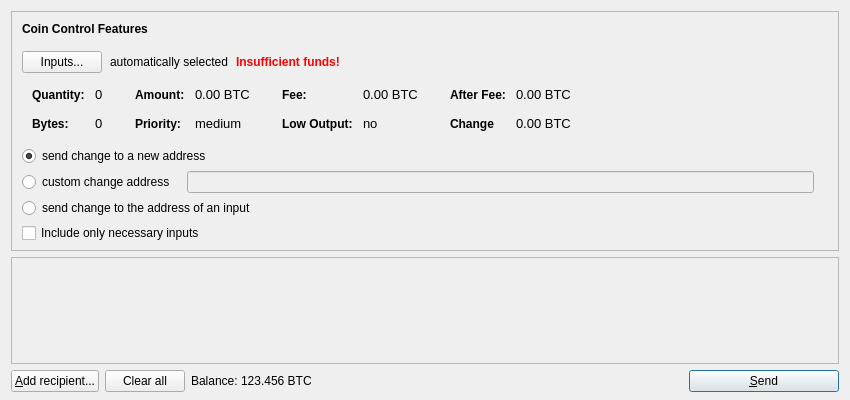
<?xml version="1.0" encoding="UTF-8"?>
<ui version="4.0">
 <class>SendCoinsDialog</class>
 <widget class="QDialog" name="SendCoinsDialog">
  <property name="geometry">
   <rect>
    <x>0</x>
    <y>0</y>
    <width>850</width>
    <height>400</height>
   </rect>
  </property>
  <property name="windowTitle">
   <string>Send Shares</string>
  </property>
  <layout class="QVBoxLayout" name="verticalLayout" stretch="0,1,0">
   <property name="bottomMargin">
    <number>8</number>
   </property>
   <item>
    <widget class="QFrame" name="frameCoinControl">
     <property name="sizePolicy">
      <sizepolicy hsizetype="Expanding" vsizetype="Expanding">
       <horstretch>0</horstretch>
       <verstretch>0</verstretch>
      </sizepolicy>
     </property>
     <property name="maximumSize">
      <size>
       <width>16777215</width>
       <height>16777215</height>
      </size>
     </property>
     <property name="frameShape">
      <enum>QFrame::StyledPanel</enum>
     </property>
     <property name="frameShadow">
      <enum>QFrame::Sunken</enum>
     </property>
     <layout class="QVBoxLayout" name="verticalLayoutCoinControl2">
      <property name="spacing">
       <number>-1</number>
      </property>
      <property name="leftMargin">
       <number>0</number>
      </property>
      <property name="topMargin">
       <number>0</number>
      </property>
      <property name="rightMargin">
       <number>0</number>
      </property>
      <property name="bottomMargin">
       <number>6</number>
      </property>
      <item>
       <layout class="QVBoxLayout" name="verticalLayoutCoinControl" stretch="0,0,0,0,1">
        <property name="spacing">
         <number>0</number>
        </property>
        <property name="leftMargin">
         <number>10</number>
        </property>
        <property name="topMargin">
         <number>10</number>
        </property>
        <item>
         <layout class="QHBoxLayout" name="horizontalLayoutCoinControl1">
          <property name="bottomMargin">
           <number>15</number>
          </property>
          <item>
           <widget class="QLabel" name="labelCoinControlFeatures">
            <property name="sizePolicy">
             <sizepolicy hsizetype="Preferred" vsizetype="Maximum">
              <horstretch>0</horstretch>
              <verstretch>0</verstretch>
             </sizepolicy>
            </property>
            <property name="font">
             <font>
              <weight>75</weight>
              <bold>true</bold>
             </font>
            </property>
            <property name="styleSheet">
             <string notr="true">font-weight:bold;</string>
            </property>
            <property name="text">
             <string>Coin Control Features</string>
            </property>
           </widget>
          </item>
         </layout>
        </item>
        <item>
         <layout class="QHBoxLayout" name="horizontalLayoutCoinControl2" stretch="0,0,0,0">
          <property name="spacing">
           <number>8</number>
          </property>
          <property name="bottomMargin">
           <number>10</number>
          </property>
          <item>
           <widget class="QPushButton" name="pushButtonCoinControl">
            <property name="styleSheet">
             <string notr="true"/>
            </property>
            <property name="text">
             <string>Inputs...</string>
            </property>
           </widget>
          </item>
          <item>
           <widget class="QLabel" name="labelCoinControlAutomaticallySelected">
            <property name="text">
             <string>automatically selected</string>
            </property>
            <property name="margin">
             <number>5</number>
            </property>
           </widget>
          </item>
          <item>
           <widget class="QLabel" name="labelCoinControlInsuffFunds">
            <property name="font">
             <font>
              <weight>75</weight>
              <bold>true</bold>
             </font>
            </property>
            <property name="styleSheet">
             <string notr="true">color:red;font-weight:bold;</string>
            </property>
            <property name="text">
             <string>Insufficient funds!</string>
            </property>
            <property name="margin">
             <number>5</number>
            </property>
           </widget>
          </item>
          <item>
           <spacer name="horizontalSpacerCoinControl">
            <property name="orientation">
             <enum>Qt::Horizontal</enum>
            </property>
            <property name="sizeHint" stdset="0">
             <size>
              <width>40</width>
              <height>1</height>
             </size>
            </property>
           </spacer>
          </item>
         </layout>
        </item>
        <item>
         <widget class="QWidget" name="widgetCoinControl" native="true">
          <property name="sizePolicy">
           <sizepolicy hsizetype="Preferred" vsizetype="Preferred">
            <horstretch>0</horstretch>
            <verstretch>0</verstretch>
           </sizepolicy>
          </property>
          <property name="minimumSize">
           <size>
            <width>0</width>
            <height>0</height>
           </size>
          </property>
          <property name="styleSheet">
           <string notr="true"/>
          </property>
          <layout class="QHBoxLayout" name="horizontalLayoutCoinControl5">
           <property name="margin">
            <number>0</number>
           </property>
           <item>
            <layout class="QHBoxLayout" name="horizontalLayoutCoinControl3" stretch="0,0,0,1">
             <property name="spacing">
              <number>20</number>
             </property>
             <property name="topMargin">
              <number>0</number>
             </property>
             <property name="bottomMargin">
              <number>10</number>
             </property>
             <item>
              <layout class="QFormLayout" name="formLayoutCoinControl1">
               <property name="horizontalSpacing">
                <number>10</number>
               </property>
               <property name="verticalSpacing">
                <number>14</number>
               </property>
               <property name="leftMargin">
                <number>10</number>
               </property>
               <property name="topMargin">
                <number>4</number>
               </property>
               <property name="rightMargin">
                <number>6</number>
               </property>
               <item row="0" column="0">
                <widget class="QLabel" name="labelCoinControlQuantityText">
                 <property name="styleSheet">
                  <string notr="true">font-weight:bold;</string>
                 </property>
                 <property name="text">
                  <string>Quantity:</string>
                 </property>
                 <property name="margin">
                  <number>0</number>
                 </property>
                </widget>
               </item>
               <item row="0" column="1">
                <widget class="QLabel" name="labelCoinControlQuantity">
                 <property name="font">
                  <font>
                   
                   <pointsize>10</pointsize>
                  </font>
                 </property>
                 <property name="cursor">
                  <cursorShape>IBeamCursor</cursorShape>
                 </property>
                 <property name="contextMenuPolicy">
                  <enum>Qt::ActionsContextMenu</enum>
                 </property>
                 <property name="text">
                  <string>0</string>
                 </property>
                 <property name="margin">
                  <number>0</number>
                 </property>
                 <property name="textInteractionFlags">
                  <set>Qt::LinksAccessibleByMouse|Qt::TextSelectableByKeyboard|Qt::TextSelectableByMouse</set>
                 </property>
                </widget>
               </item>
               <item row="1" column="0">
                <widget class="QLabel" name="labelCoinControlBytesText">
                 <property name="styleSheet">
                  <string notr="true">font-weight:bold;</string>
                 </property>
                 <property name="text">
                  <string>Bytes:</string>
                 </property>
                </widget>
               </item>
               <item row="1" column="1">
                <widget class="QLabel" name="labelCoinControlBytes">
                 <property name="font">
                  <font>
                   
                   <pointsize>10</pointsize>
                  </font>
                 </property>
                 <property name="cursor">
                  <cursorShape>IBeamCursor</cursorShape>
                 </property>
                 <property name="contextMenuPolicy">
                  <enum>Qt::ActionsContextMenu</enum>
                 </property>
                 <property name="text">
                  <string>0</string>
                 </property>
                 <property name="textInteractionFlags">
                  <set>Qt::LinksAccessibleByMouse|Qt::TextSelectableByKeyboard|Qt::TextSelectableByMouse</set>
                 </property>
                </widget>
               </item>
              </layout>
             </item>
             <item>
              <layout class="QFormLayout" name="formLayoutCoinControl2">
               <property name="horizontalSpacing">
                <number>10</number>
               </property>
               <property name="verticalSpacing">
                <number>14</number>
               </property>
               <property name="leftMargin">
                <number>6</number>
               </property>
               <property name="topMargin">
                <number>4</number>
               </property>
               <property name="rightMargin">
                <number>6</number>
               </property>
               <item row="0" column="0">
                <widget class="QLabel" name="labelCoinControlAmountText">
                 <property name="styleSheet">
                  <string notr="true">font-weight:bold;</string>
                 </property>
                 <property name="text">
                  <string>Amount:</string>
                 </property>
                 <property name="margin">
                  <number>0</number>
                 </property>
                </widget>
               </item>
               <item row="0" column="1">
                <widget class="QLabel" name="labelCoinControlAmount">
                 <property name="font">
                  <font>
                   
                   <pointsize>10</pointsize>
                  </font>
                 </property>
                 <property name="cursor">
                  <cursorShape>IBeamCursor</cursorShape>
                 </property>
                 <property name="contextMenuPolicy">
                  <enum>Qt::ActionsContextMenu</enum>
                 </property>
                 <property name="text">
                  <string>0.00 BTC</string>
                 </property>
                 <property name="textInteractionFlags">
                  <set>Qt::LinksAccessibleByMouse|Qt::TextSelectableByKeyboard|Qt::TextSelectableByMouse</set>
                 </property>
                </widget>
               </item>
               <item row="1" column="0">
                <widget class="QLabel" name="labelCoinControlPriorityText">
                 <property name="styleSheet">
                  <string notr="true">font-weight:bold;</string>
                 </property>
                 <property name="text">
                  <string>Priority:</string>
                 </property>
                </widget>
               </item>
               <item row="1" column="1">
                <widget class="QLabel" name="labelCoinControlPriority">
                 <property name="font">
                  <font>
                   
                   <pointsize>10</pointsize>
                  </font>
                 </property>
                 <property name="cursor">
                  <cursorShape>IBeamCursor</cursorShape>
                 </property>
                 <property name="contextMenuPolicy">
                  <enum>Qt::ActionsContextMenu</enum>
                 </property>
                 <property name="text">
                  <string>medium</string>
                 </property>
                 <property name="textInteractionFlags">
                  <set>Qt::LinksAccessibleByMouse|Qt::TextSelectableByKeyboard|Qt::TextSelectableByMouse</set>
                 </property>
                </widget>
               </item>
              </layout>
             </item>
             <item>
              <layout class="QFormLayout" name="formLayoutCoinControl3">
               <property name="horizontalSpacing">
                <number>10</number>
               </property>
               <property name="verticalSpacing">
                <number>14</number>
               </property>
               <property name="leftMargin">
                <number>6</number>
               </property>
               <property name="topMargin">
                <number>4</number>
               </property>
               <property name="rightMargin">
                <number>6</number>
               </property>
               <item row="0" column="0">
                <widget class="QLabel" name="labelCoinControlFeeText">
                 <property name="styleSheet">
                  <string notr="true">font-weight:bold;</string>
                 </property>
                 <property name="text">
                  <string>Fee:</string>
                 </property>
                 <property name="margin">
                  <number>0</number>
                 </property>
                </widget>
               </item>
               <item row="0" column="1">
                <widget class="QLabel" name="labelCoinControlFee">
                 <property name="font">
                  <font>
                   
                   <pointsize>10</pointsize>
                  </font>
                 </property>
                 <property name="cursor">
                  <cursorShape>IBeamCursor</cursorShape>
                 </property>
                 <property name="contextMenuPolicy">
                  <enum>Qt::ActionsContextMenu</enum>
                 </property>
                 <property name="text">
                  <string>0.00 BTC</string>
                 </property>
                 <property name="textInteractionFlags">
                  <set>Qt::LinksAccessibleByMouse|Qt::TextSelectableByKeyboard|Qt::TextSelectableByMouse</set>
                 </property>
                </widget>
               </item>
               <item row="1" column="0">
                <widget class="QLabel" name="labelCoinControlLowOutputText">
                 <property name="styleSheet">
                  <string notr="true">font-weight:bold;</string>
                 </property>
                 <property name="text">
                  <string>Low Output:</string>
                 </property>
                </widget>
               </item>
               <item row="1" column="1">
                <widget class="QLabel" name="labelCoinControlLowOutput">
                 <property name="font">
                  <font>
                   
                   <pointsize>10</pointsize>
                  </font>
                 </property>
                 <property name="cursor">
                  <cursorShape>IBeamCursor</cursorShape>
                 </property>
                 <property name="contextMenuPolicy">
                  <enum>Qt::ActionsContextMenu</enum>
                 </property>
                 <property name="text">
                  <string>no</string>
                 </property>
                 <property name="textInteractionFlags">
                  <set>Qt::LinksAccessibleByMouse|Qt::TextSelectableByKeyboard|Qt::TextSelectableByMouse</set>
                 </property>
                </widget>
               </item>
              </layout>
             </item>
             <item>
              <layout class="QFormLayout" name="formLayoutCoinControl4">
               <property name="horizontalSpacing">
                <number>10</number>
               </property>
               <property name="verticalSpacing">
                <number>14</number>
               </property>
               <property name="leftMargin">
                <number>6</number>
               </property>
               <property name="topMargin">
                <number>4</number>
               </property>
               <property name="rightMargin">
                <number>6</number>
               </property>
               <item row="0" column="0">
                <widget class="QLabel" name="labelCoinControlAfterFeeText">
                 <property name="styleSheet">
                  <string notr="true">font-weight:bold;</string>
                 </property>
                 <property name="text">
                  <string>After Fee:</string>
                 </property>
                 <property name="margin">
                  <number>0</number>
                 </property>
                </widget>
               </item>
               <item row="0" column="1">
                <widget class="QLabel" name="labelCoinControlAfterFee">
                 <property name="font">
                  <font>
                   
                   <pointsize>10</pointsize>
                  </font>
                 </property>
                 <property name="cursor">
                  <cursorShape>IBeamCursor</cursorShape>
                 </property>
                 <property name="contextMenuPolicy">
                  <enum>Qt::ActionsContextMenu</enum>
                 </property>
                 <property name="text">
                  <string>0.00 BTC</string>
                 </property>
                 <property name="textInteractionFlags">
                  <set>Qt::LinksAccessibleByMouse|Qt::TextSelectableByKeyboard|Qt::TextSelectableByMouse</set>
                 </property>
                </widget>
               </item>
               <item row="1" column="0">
                <widget class="QLabel" name="labelCoinControlChangeText">
                 <property name="styleSheet">
                  <string notr="true">font-weight:bold;</string>
                 </property>
                 <property name="text">
                  <string>Change</string>
                 </property>
                </widget>
               </item>
               <item row="1" column="1">
                <widget class="QLabel" name="labelCoinControlChange">
                 <property name="font">
                  <font>
                   
                   <pointsize>10</pointsize>
                  </font>
                 </property>
                 <property name="cursor">
                  <cursorShape>IBeamCursor</cursorShape>
                 </property>
                 <property name="contextMenuPolicy">
                  <enum>Qt::ActionsContextMenu</enum>
                 </property>
                 <property name="text">
                  <string>0.00 BTC</string>
                 </property>
                 <property name="textInteractionFlags">
                  <set>Qt::LinksAccessibleByMouse|Qt::TextSelectableByKeyboard|Qt::TextSelectableByMouse</set>
                 </property>
                </widget>
               </item>
              </layout>
             </item>
            </layout>
           </item>
          </layout>
         </widget>
        </item>
        <item>
         <layout class="QHBoxLayout" name="horizontalLayoutCoinControl4" stretch="0,0,0">
          <property name="spacing">
           <number>12</number>
          </property>
          <property name="sizeConstraint">
           <enum>QLayout::SetDefaultConstraint</enum>
          </property>
          <property name="topMargin">
           <number>5</number>
          </property>
          <property name="rightMargin">
           <number>5</number>
          </property>
          <item>
           <widget class="QRadioButton" name="checkBoxCoinControlChangeDefault">
            <property name="checked">
              <bool>true</bool>
            </property>
            <property name="text">
             <string>send change to a new address</string>
            </property>
           </widget>
          </item>
         </layout>
        </item>
        <item>
         <layout class="QHBoxLayout" name="horizontalLayoutCoinControl6" stretch="0,0,0">
          <property name="spacing">
           <number>12</number>
          </property>
          <property name="sizeConstraint">
           <enum>QLayout::SetDefaultConstraint</enum>
          </property>
          <property name="topMargin">
           <number>5</number>
          </property>
          <property name="rightMargin">
           <number>5</number>
          </property>
          <item>
           <widget class="QRadioButton" name="checkBoxCoinControlChangeCustom">
            <property name="text">
             <string>custom change address</string>
            </property>
           </widget>
          </item>
          <item>
           <widget class="QLineEdit" name="lineEditCoinControlChange">
            <property name="enabled">
             <bool>false</bool>
            </property>
            <property name="sizePolicy">
             <sizepolicy hsizetype="Expanding" vsizetype="Fixed">
              <horstretch>0</horstretch>
              <verstretch>0</verstretch>
             </sizepolicy>
            </property>
           </widget>
          </item>
          <item>
           <widget class="QLabel" name="labelCoinControlChangeLabel">
            <property name="sizePolicy">
             <sizepolicy hsizetype="Preferred" vsizetype="Expanding">
              <horstretch>0</horstretch>
              <verstretch>0</verstretch>
             </sizepolicy>
            </property>
            <property name="minimumSize">
             <size>
              <width>0</width>
              <height>0</height>
             </size>
            </property>
            <property name="text">
             <string/>
            </property>
            <property name="margin">
             <number>3</number>
            </property>
           </widget>
          </item>
         </layout>
        </item>
        <item>
         <layout class="QHBoxLayout" name="horizontalLayoutCoinControl7" stretch="0,0,0">
          <property name="spacing">
           <number>12</number>
          </property>
          <property name="sizeConstraint">
           <enum>QLayout::SetDefaultConstraint</enum>
          </property>
          <property name="topMargin">
           <number>5</number>
          </property>
          <property name="rightMargin">
           <number>5</number>
          </property>
          <item>
           <widget class="QRadioButton" name="checkBoxCoinControlChangeLastInput">
            <property name="text">
             <string>send change to the address of an input</string>
            </property>
            <property name="toolTip">
             <string>If there are multiple input addresses the address of the last input in the transaction will be used, but the order is not the same as the order in the coin control dialog.</string>
            </property>
           </widget>
          </item>
         </layout>
        </item>
        <item>
         <layout class="QHBoxLayout" name="horizontalLayoutCoinControl8" stretch="0,0,0">
          <property name="spacing">
           <number>12</number>
          </property>
          <property name="sizeConstraint">
           <enum>QLayout::SetDefaultConstraint</enum>
          </property>
          <property name="topMargin">
           <number>5</number>
          </property>
          <property name="rightMargin">
           <number>5</number>
          </property>
          <item>
           <widget class="QCheckBox" name="checkBoxCoinControlUseOnlyRequired">
            <property name="text">
             <string>Include only necessary inputs</string>
            </property>
            <property name="toolTip">
             <string>If some of the inputs you selected are not required to match the total output amount, they will not be included in the transaction.</string>
            </property>
           </widget>
          </item>
         </layout>
        </item>
        <item>
         <spacer name="verticalSpacerCoinControl">
          <property name="orientation">
           <enum>Qt::Vertical</enum>
          </property>
          <property name="sizeHint" stdset="0">
           <size>
            <width>800</width>
            <height>1</height>
           </size>
          </property>
         </spacer>
        </item>
       </layout>
      </item>
     </layout>
    </widget>
   </item> 
   <item>
    <widget class="QScrollArea" name="scrollArea">
     <property name="widgetResizable">
      <bool>true</bool>
     </property>
     <widget class="QWidget" name="scrollAreaWidgetContents">
      <property name="geometry">
       <rect>
        <x>0</x>
        <y>0</y>
        <width>830</width>
        <height>165</height>
       </rect>
      </property>
      <layout class="QVBoxLayout" name="verticalLayout_2">
       <property name="leftMargin">
        <number>0</number>
       </property>
       <property name="topMargin">
        <number>0</number>
       </property>
       <property name="rightMargin">
        <number>0</number>
       </property>
       <property name="bottomMargin">
        <number>0</number>
       </property>
       <item>
        <layout class="QVBoxLayout" name="entries">
         <property name="spacing">
          <number>6</number>
         </property>
        </layout>
       </item>
       <item>
        <spacer name="verticalSpacer">
         <property name="orientation">
          <enum>Qt::Vertical</enum>
         </property>
         <property name="sizeHint" stdset="0">
          <size>
           <width>20</width>
           <height>40</height>
          </size>
         </property>
        </spacer>
       </item>
      </layout>
     </widget>
    </widget>
   </item>
   <item>
    <layout class="QHBoxLayout" name="horizontalLayout">
     <item>
      <widget class="QPushButton" name="addButton">
       <property name="toolTip">
        <string>Send to multiple recipients at once</string>
       </property>
       <property name="text">
        <string>&amp;Add recipient...</string>
       </property>
      </widget>
     </item>
     <item>
      <widget class="QPushButton" name="clearButton">
       <property name="sizePolicy">
        <sizepolicy hsizetype="Minimum" vsizetype="Fixed">
         <horstretch>0</horstretch>
         <verstretch>0</verstretch>
        </sizepolicy>
       </property>
       <property name="toolTip">
        <string>Remove all transaction fields</string>
       </property>
       <property name="text">
        <string>Clear all</string>
       </property>
       <property name="autoRepeatDelay">
        <number>300</number>
       </property>
      </widget>
     </item>
     <item>
      <layout class="QHBoxLayout" name="horizontalLayout_2">
       <property name="spacing">
        <number>3</number>
       </property>
       <item>
        <widget class="QLabel" name="label">
         <property name="text">
          <string>Balance:</string>
         </property>
        </widget>
       </item>
       <item>
        <widget class="QLabel" name="labelBalance">
         <property name="text">
          <string>123.456 BTC</string>
         </property>
         <property name="textInteractionFlags">
          <set>Qt::LinksAccessibleByMouse|Qt::TextSelectableByKeyboard|Qt::TextSelectableByMouse</set>
         </property>
        </widget>
       </item>
      </layout>
     </item>
     <item>
      <spacer name="horizontalSpacer">
       <property name="orientation">
        <enum>Qt::Horizontal</enum>
       </property>
       <property name="sizeHint" stdset="0">
        <size>
         <width>40</width>
         <height>20</height>
        </size>
       </property>
      </spacer>
     </item>
     <item>
      <widget class="QPushButton" name="sendButton">
       <property name="minimumSize">
        <size>
         <width>150</width>
         <height>0</height>
        </size>
       </property>
       <property name="toolTip">
        <string>Confirm the send action</string>
       </property>
       <property name="text">
        <string>&amp;Send</string>
       </property>
       <property name="default">
        <bool>true</bool>
       </property>
      </widget>
     </item>
    </layout>
   </item>
  </layout>
 </widget>
 <resources/>
 <connections/>
</ui>
